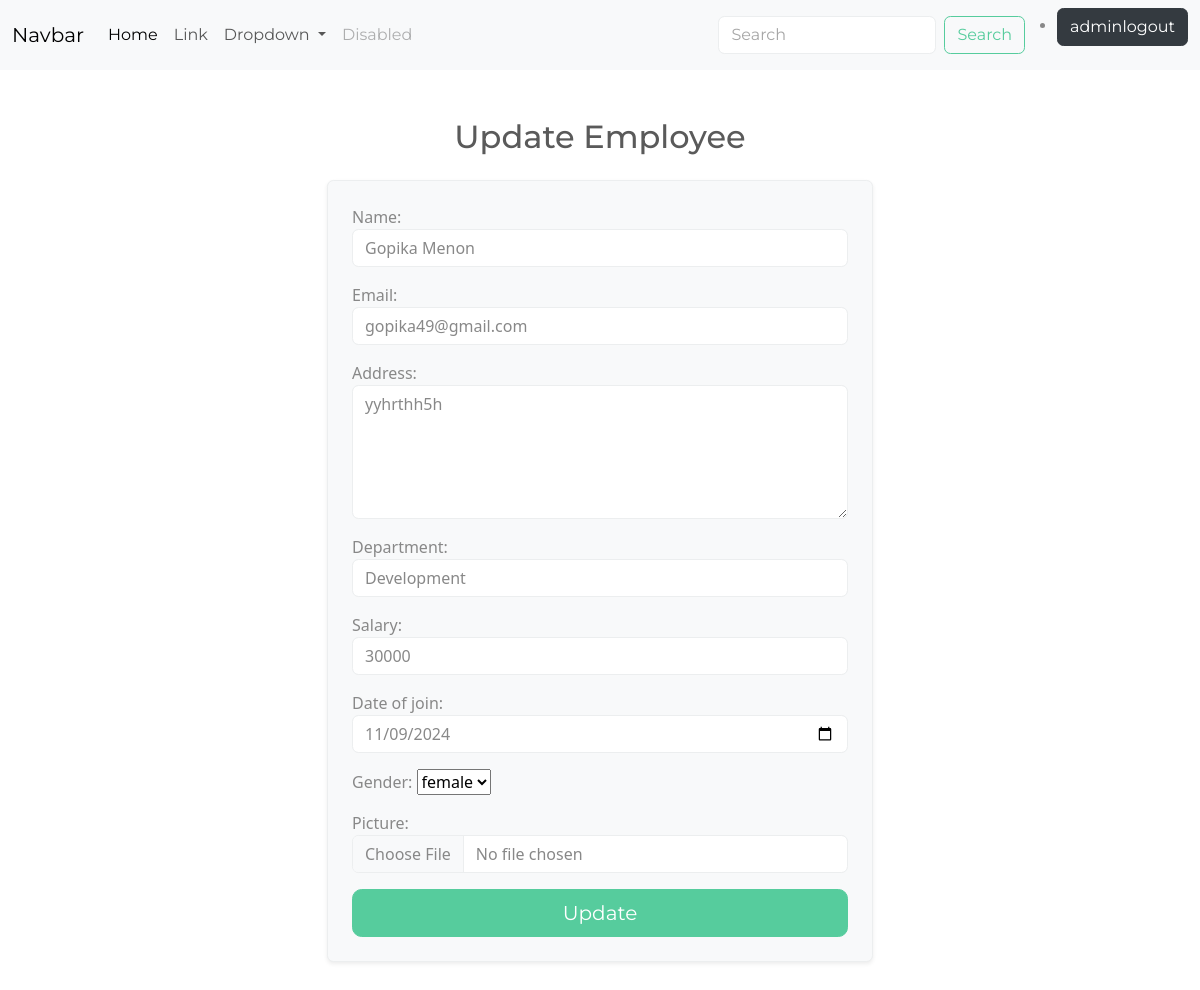
/employee/6/update (signed in), run on the app's committed database.
### crm/models.py (models this page shows, shortened)
class Employee(models.Model):
    name = models.CharField(max_length=30)
    email = models.EmailField(unique=True)
    address = models.TextField()
    department = models.CharField(max_length=300)
    salary = models.PositiveIntegerField()
    date_of_join = models.DateField()
    gender_options = (
        ("male","male"),
        ("female","female"),
    )
    gender = models.CharField(max_length=200,choices=gender_options,default="male")
    picture = models.ImageField(upload_to="employee_images",null=True,blank=True)

### crm/views.py (the view, shortened to what this page needs)
# urls.py: path('employee/<int:id>/update',views.EmployeeUpdateView.as_view(),name="employee-update"),
@method_decorator(decs,name="dispatch")
class EmployeeUpdateView(View):
    template_name="employee_update.html"
    form_class = EmployeeForm
    def get(self,request,*args,**kwargs):
        id = kwargs.get("id")
        employee_object = Employee.objects.get(id=id)
        form_instance = self.form_class(instance=employee_object)
        return render(request,self.template_name,{'form':form_instance})

### crm/forms.py
class EmployeeForm(forms.ModelForm):
    class Meta:
        model =Employee
        fields= "__all__"
        widgets ={
            "name":forms.TextInput(attrs={"class":"form-control"}),
            "email":forms.EmailInput(attrs={"class":"form-control"}),
            "address":forms.Textarea(attrs={"class":"form-control","rows":5}),
            "department":forms.TextInput(attrs={"class":"form-control"}),
            "salary":forms.NumberInput(attrs={"class":"form-control"}),
            "date_of_join":forms.DateInput(attrs={"class":"form-control","type":"date"}),
            "gender":forms.Select(attrs={"class":"form-control" "form-select"}),
            "picture":forms.FileInput(attrs={"class":"form-control"}),
        }

### crm/templates/employee_update.html (shortened to what this page needs)
{% extends 'base.html' %}
{% block main_block %}
<div class="container my-5">
    <h2 class="text-center mb-4">Update Employee</h2>
    <div class="row justify-content-center">
        <div class="col-md-6">
            <form action="" method="post" class="p-4 border rounded bg-light shadow-sm">
                {{ form.as_p }}
                <div class="text-center mt-3">
                    <button type="submit" class="btn btn-success btn-lg w-100">Update</button>
                </div>
            </form>
        </div>
    </div>
</div>
{% endblock %}

### crm/templates/base.html (shortened to what this page needs)
<!DOCTYPE html>
<html lang="en">
{% load static %}
<head>
    <link rel="stylesheet" href="{% static 'css/style1.css' %}">
</head>
<body>
    <nav class="navbar navbar-expand-lg bg-body-tertiary">
        <div class="container-fluid">
            <a class="navbar-brand" href="#">Navbar</a>
            <div class="collapse navbar-collapse" id="navbarSupportedContent">
                <ul class="navbar-nav me-auto mb-2 mb-lg-0">
                    <li class="nav-item">
                        <a class="nav-link active" aria-current="page" href="#">Home</a>
                    </li>
                    <li class="nav-item">
                        <a class="nav-link" href="#">Link</a>
                    </li>
                    <li class="nav-item dropdown">
                        <a class="nav-link dropdown-toggle" href="#" role="button" data-bs-toggle="dropdown"
                            aria-expanded="false">
                            Dropdown
                        </a>
                    </li>
                    <li class="nav-item">
                        <a class="nav-link disabled" aria-disabled="true">Disabled</a>
                    </li>
                </ul>
                <form class="d-flex" role="search">
                    <input class="form-control me-2" type="search" placeholder="Search" aria-label="Search">
                    <button class="btn btn-outline-success" type="submit">Search</button>
                </form>
                <ul>
                    <li>
                        <a href="{%url 'signout'%}" class="btn btn-dark">{{request.user}}logout</a>
                    </li>
                </ul>
            </div>
        </div>
    </nav>
    {% block main_block %}
    {% endblock %}
</body>
</html>

### data on the page
Employee: name "Gopika Menon", email "gopika49@gmail.com", address "yyhrthh5h", department "Development", salary "30000", date_of_join "11/09/2024", gender "female"

### other printed values
{{ request.user }} "admin"
